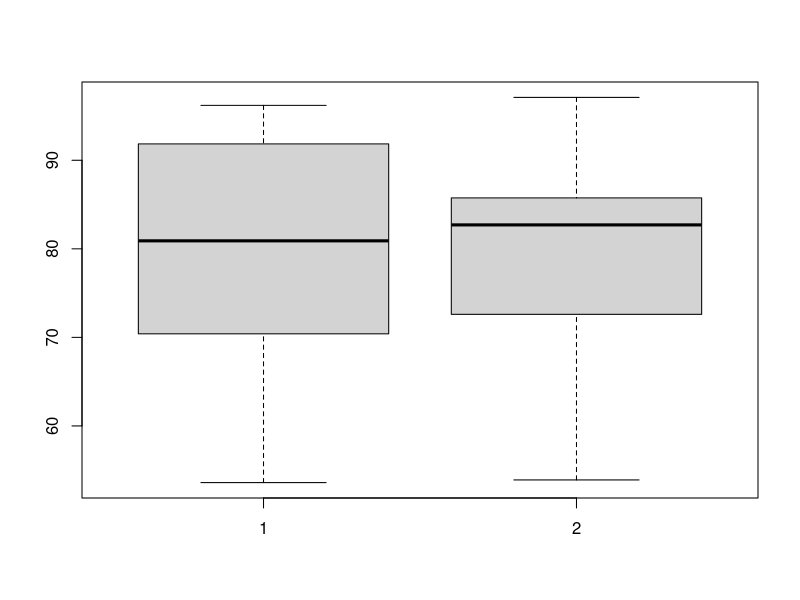
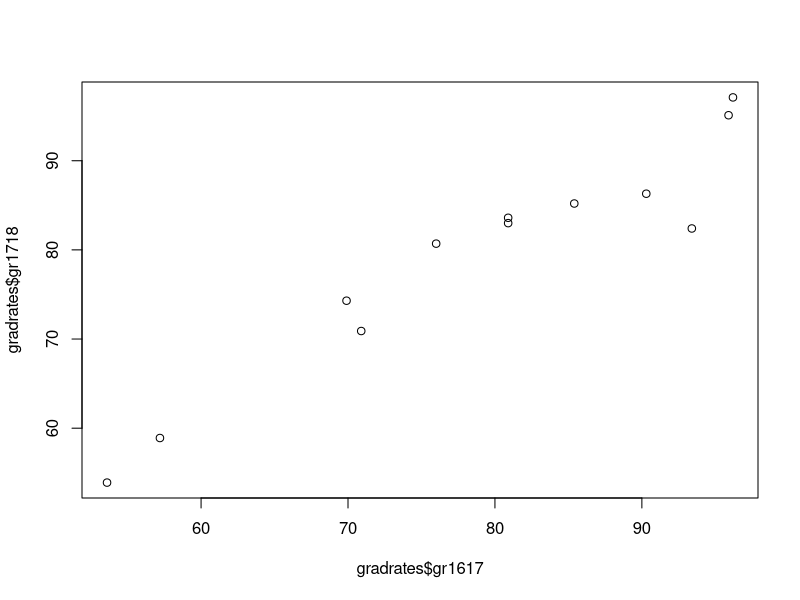
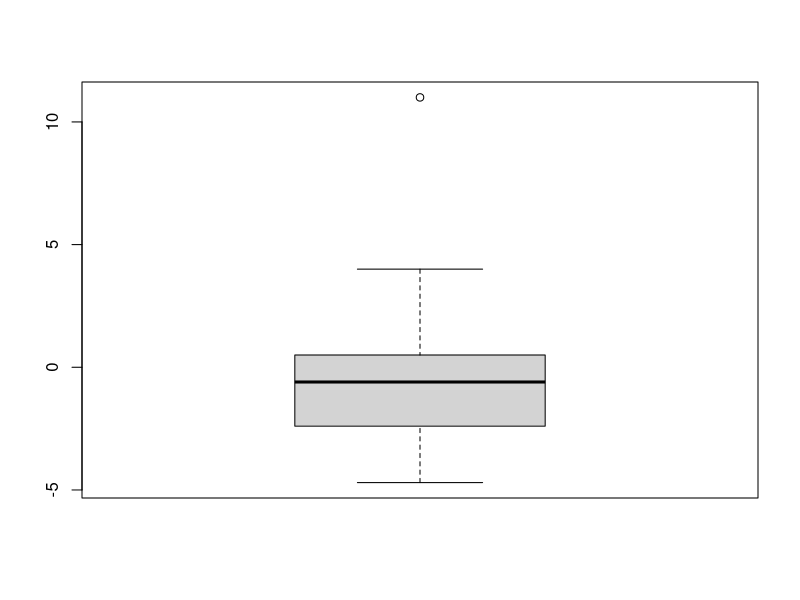
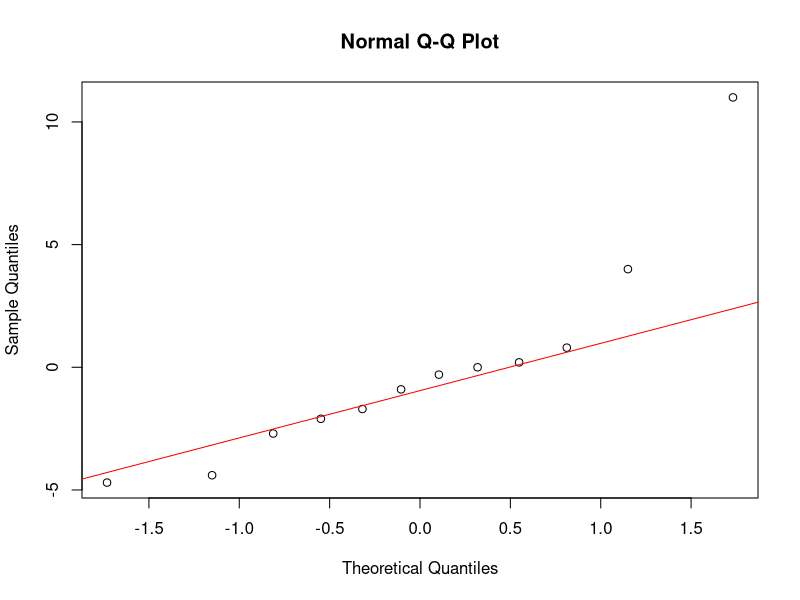
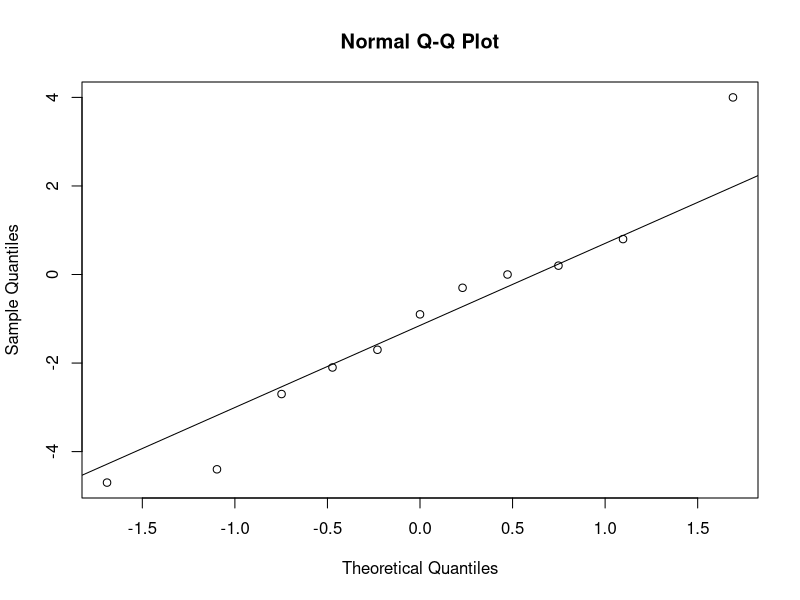

These charts were generated, in order, by the following R code:
gradrates <- read.csv("gradrates.csv", header = T)
head(gradrates)

names(gradrates) <- c("school", "gr1617", "gr1718")
gradrates

# Univariate Summaries
summary(gradrates$gr1617)
summary(gradrates$gr1718)

boxplot(gradrates$gr1617, gradrates$gr1718)

# Assess Association
plot(gradrates$gr1617, gradrates$gr1718)
cor(gradrates$gr1617, gradrates$gr1718)


# Summarize Differences
gradrates$gr1617 - gradrates$gr1718
gradrates$differences <- gradrates$gr1617 -gradrates$gr1718

gradrates

# Univariate Summaries of Differences
summary(gradrates$differences)
boxplot(gradrates$differences)


# ================================
# Inference on mu_d
# ================================

# CI for mu_d: Average Difference Between 2016-2017 Graduate Rates and 2017-2018 Graduate Rates

t.test(gradrates$differences, conf.level = 0.9)

qqnorm(gradrates$differences)
qqline(gradrates$differences, col = 'red')

diff_no_outlier <- gradrates$differences[-3]
t.test(diff_no_outlier, conf.level = 0.9)
qqnorm(diff_no_outlier)
qqline(diff_no_outlier)


# Hypothesis Test:
# Is There Evidence That Graduate Rates Increased?

# H_0: mu_d = 0
# H_A: mu_d < 0
# alpha = 0.01

t.test(diff_no_outlier, alternative = "less")
t.test(gradrates$differences, alternative = "less")
